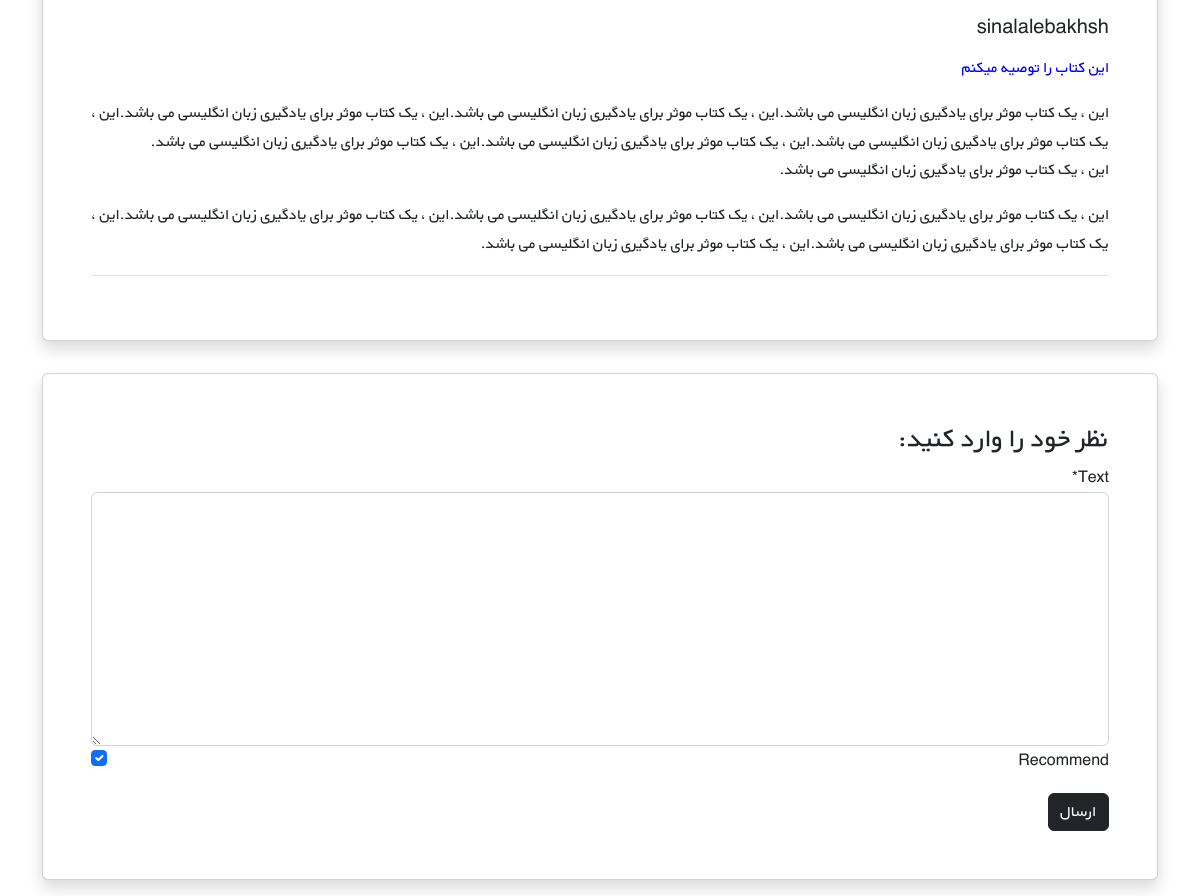
The page /books/2/ (lower part) on the database as committed earlier.
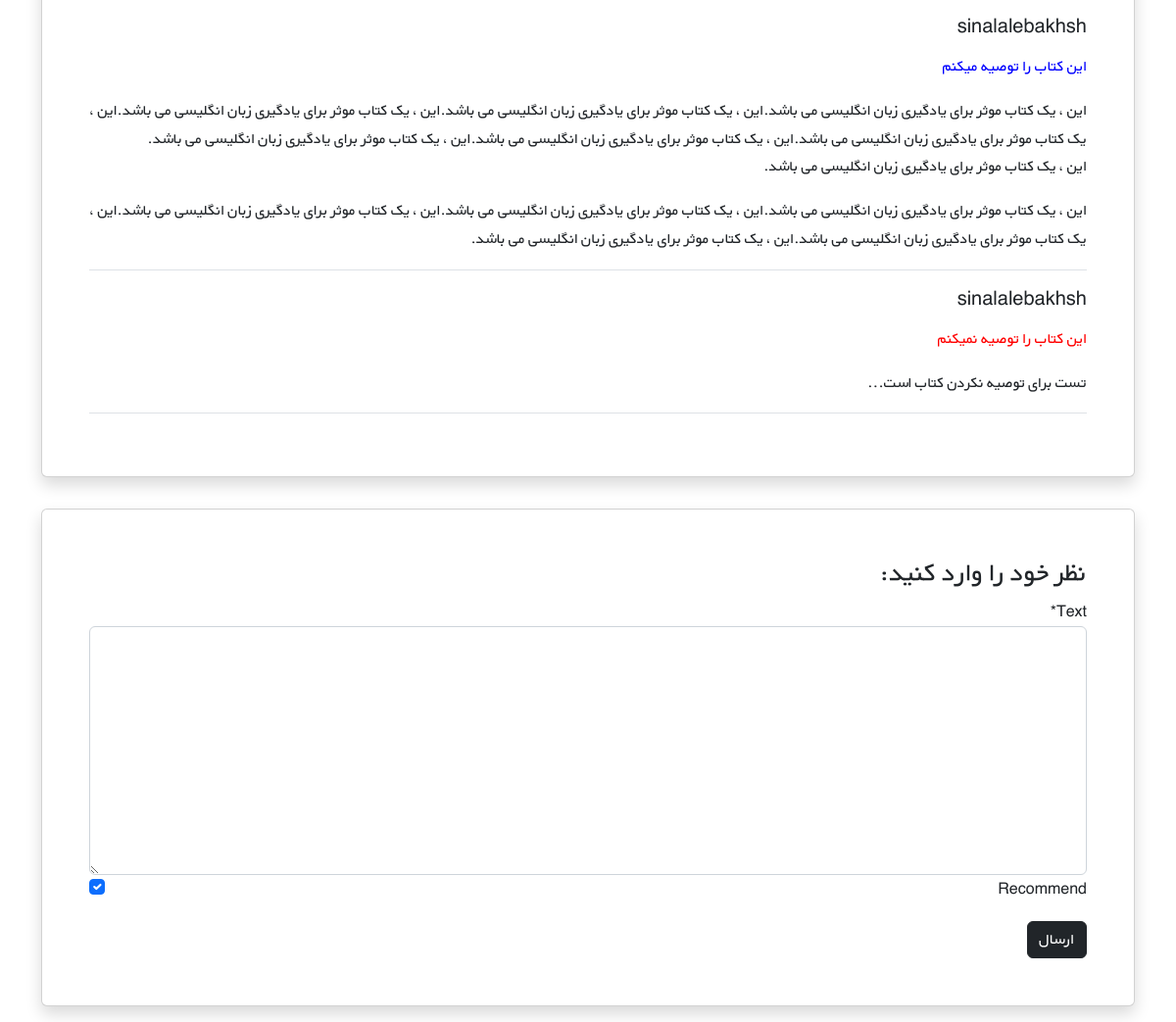
The same page on the database as committed later.
### books/models.py (models this page shows, shortened)
class Comment(models.Model):
    user = models.ForeignKey(get_user_model(), on_delete=models.CASCADE)
    book = models.ForeignKey(Book, on_delete=models.CASCADE, related_name='comments')
    text = models.TextField()
    is_active = models.BooleanField(default=True)
    recommend = models.BooleanField(default=True)
    datetime_created = models.DateTimeField(auto_now_add=True)

### accounts/models.py (models this page shows)
class CustomUser(AbstractUser):
    email = models.EmailField(unique=True)

### books/views.py (the view)
# urls.py: path('<int:pk>/', book_detail_view, name="book_detail"),
def book_detail_view(request, pk):
    book = get_object_or_404(Book, pk=pk)
    book_comments = book.comments.all()
    if request.method == 'POST':
        comment_form = CommentForm(request.POST)
        if comment_form.is_valid():
            new_comment = comment_form.save(commit=False)
            new_comment.book = book
            new_comment.user = request.user
            new_comment.save()
            comment_form = CommentForm()
    else:
        comment_form = CommentForm()
    return render(request, 'books/book_detail.html', {
        'book': book,
        'comments': book_comments,
        'comment_form': comment_form,
        }
    )

### books/forms.py
class CommentForm(forms.ModelForm):
    class Meta:
        model = Comment
        fields = ('text', 'recommend', )

### books/templates/books/book_detail.html (shortened to what this page needs)
{% extends '_base.html' %}
{% load crispy_forms_tags %}
{% block content %}
<div class="container mt-5" dir="rtl">
        <div class="">
            <div class="">
                <div class="d-flex justify-content-center">
                    <div class="card shadow my-3 p-5 w-sm-75 w-100">
                        {% for comment in comments  %}
                            <div class="border-bottom mb-3">
                                <h5 class="mb-3">{{ comment.user.username }}</h5>
                                {% if comment.recommend %}
                                    <p style="color:blue;">این کتاب را توصیه میکنم</p>
                                {% else %}
                                    <p style="color:red;">این کتاب را توصیه نمیکنم</p>
                                {% endif %}
                                <p>
                                    {{ comment.text|linebreaks }}
                                </p>
                            </div>
                        {% endfor %}
                    </div>
                </div>
                <div class="d-flex justify-content-center">
                    <div class="card shadow my-3 p-5 w-sm-75 w-100">
                        <h3>نظر خود را وارد کنید:</h3>
                        <form method="POST">
                            {{ comment_form|crispy }}
                            <button type="submit" class="btn btn-dark mt-3">ارسال</button>
                        </form>
                    </div>
                </div>
            </div>
        </div>
    </div>
{% endblock content %}

Rows that differ between the two databases and show on the page:
added Comment: user.username "sinalalebakhsh", recommend "این کتاب را توصیه نمیکنم", text "تست برای توصیه نکردن کتاب است..."
